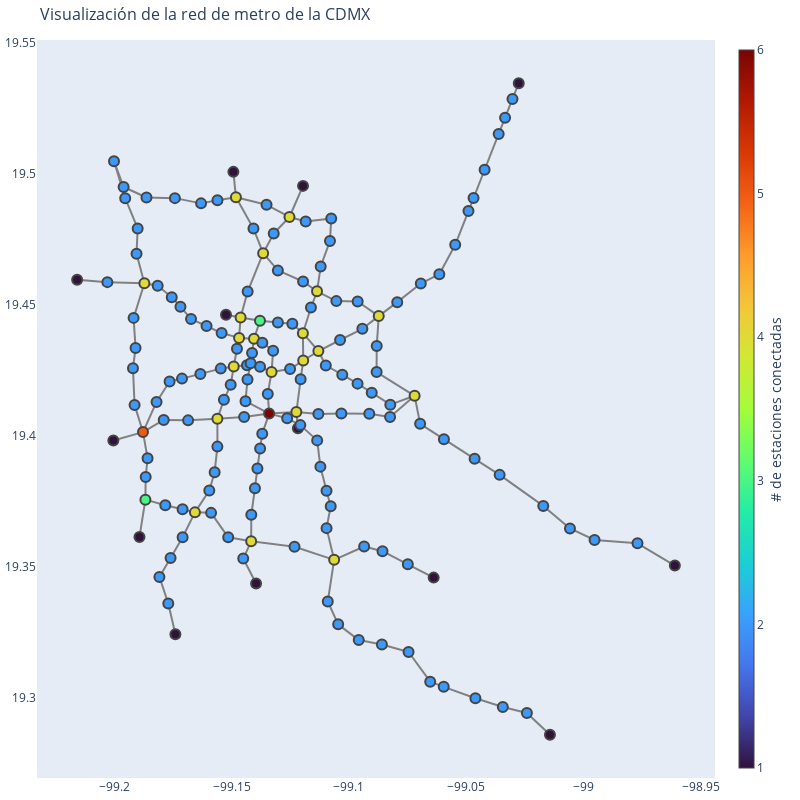

Source (notebook cell):
### Code cell
G = nx.Graph()

for node, edges in metro_network.items():
    for edge in edges:
        target, weight = edge
        G.add_edge(node, target, weight=weight.total_seconds())

node_degrees = dict(G.degree())

max_degree = max(node_degrees.values())
min_degree = min(node_degrees.values())

node_colors = [node_degrees[node] for node in G.nodes()]

edge_x = []
edge_y = []
for edge in G.edges():
    x0, y0 = location_stations[edge[0]]
    x1, y1 = location_stations[edge[1]]
    edge_x.append(x0)
    edge_x.append(x1)
    edge_x.append(None)
    edge_y.append(y0)
    edge_y.append(y1)
    edge_y.append(None)

node_x = []
node_y = []
node_text = []
for node in G.nodes():
    x, y = location_stations[node]
    node_x.append(x)
    node_y.append(y)
    node_text.append(f"{node}\n# de estaciones: {node_degrees[node]}")

edge_trace = go.Scatter(
    x=edge_x, y=edge_y,
    line=dict(width=2, color='gray'),
    hoverinfo='none',
    mode='lines')

node_trace = go.Scatter(
    x=node_x, y=node_y,
    mode='markers',
    hoverinfo='text',
    text=node_text,
    textposition="top center",
    marker=dict(
        showscale=True,
        colorscale='turbo',
        cmin=min_degree,
        cmax=max_degree,
        color=node_colors,
        size=10,
        colorbar=dict(
            thickness=15,
            title='# de estaciones conectadas',
            xanchor='left',
            titleside='right'
        ),
        line_width=2))

fig = go.Figure(data=[edge_trace, node_trace],
                layout=go.Layout(
                    title='Visualización de la red de metro de la CDMX',
                    titlefont_size=16,
                    showlegend=False,
                    hovermode='closest',
                    margin=dict(b=20, l=5, r=5, t=40),
                    annotations=[dict(
                        text="",
                        showarrow=False,
                        xref="paper", yref="paper")],
                    xaxis=dict(showgrid=False, zeroline=False),
                    yaxis=dict(showgrid=False, zeroline=False)))
fig.update_layout(
    autosize=False,
    width=800,
    height=800,
)

fig.show()

### Figure 1 — Plotly figure (JSON) as saved in the notebook; plotly's stock layout.template omitted (floating-point values rounded to 4 significant figures; data arrays with more than 128 entries replaced by an {"elided": "..."} marker saying what was removed)
{"data": [{"hoverinfo": "none", "line": {"color": "gray", "width": 2}, "mode": "lines", "type": "scatter", "x": {"elided": "549 float values"}, "y": {"elided": "549 float values"}}, {"hoverinfo": "text", "marker": {"cmax": 6, "cmin": 1, "color": {"elided": "165 int values"}, "colorbar": {"thickness": 15, "title": {"side": "right", "text": "# de estaciones conectadas"}, "xanchor": "left"}, "colorscale": [[0, "#30123b"], [0.07143, "#4145ab"], [0.1429, "#4675ed"], [0.2143, "#39a2fc"], [0.2857, "#1bcfd4"], [0.3571, "#24eca6"], [0.4286, "#61fc6c"], [0.5, "#a4fc3b"], [0.5714, "#d1e834"], [0.6429, "#f3c63a"], [0.7143, "#fe9b2d"], [0.7857, "#f36315"], [0.8571, "#d93806"], [0.9286, "#b11901"], [1, "#7a0402"]], "line": {"width": 2}, "showscale": true, "size": 10}, "mode": "markers", "text": {"elided": "165 str values"}, "textposition": "top center", "type": "scatter", "x": {"elided": "165 float values"}, "y": {"elided": "165 float values"}}], "layout": {"annotations": [{"showarrow": false, "text": "", "xref": "paper", "yref": "paper"}], "autosize": false, "height": 800, "hovermode": "closest", "margin": {"b": 20, "l": 5, "r": 5, "t": 40}, "showlegend": false, "title": {"font": {"size": 16}, "text": "Visualización de la red de metro de la CDMX"}, "width": 800, "xaxis": {"showgrid": false, "zeroline": false}, "yaxis": {"showgrid": false, "zeroline": false}}}
